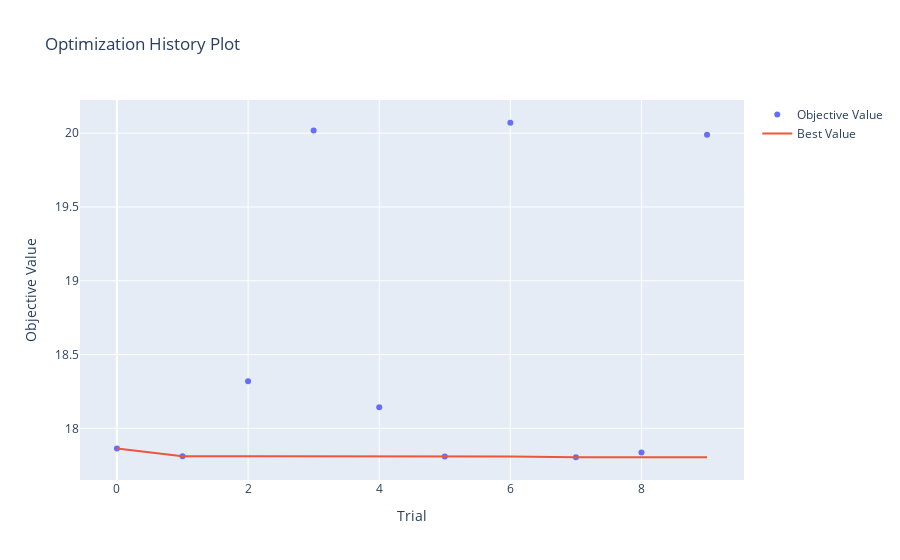

Notebook code cell kept with this figure:
### Code cell
optuna.visualization.plot_optimization_history(study)

### Figure 1 — Plotly figure (JSON) as saved in the notebook; plotly's stock layout.template omitted (floating-point values rounded to 4 significant figures)
{"data": [{"mode": "markers", "name": "Objective Value", "type": "scatter", "x": [0, 1, 2, 3, 4, 5, 6, 7, 8, 9], "y": [17.86, 17.81, 18.32, 20.02, 18.14, 17.81, 20.07, 17.8, 17.84, 19.99]}, {"mode": "lines", "name": "Best Value", "type": "scatter", "x": [0, 1, 2, 3, 4, 5, 6, 7, 8, 9], "y": [17.86, 17.81, 17.81, 17.81, 17.81, 17.81, 17.81, 17.8, 17.8, 17.8]}, {"marker": {"color": "#cccccc"}, "mode": "markers", "name": "Infeasible Trial", "showlegend": false, "type": "scatter", "x": [], "y": []}], "layout": {"title": {"text": "Optimization History Plot"}, "xaxis": {"title": {"text": "Trial"}}, "yaxis": {"title": {"text": "Objective Value"}}}}
